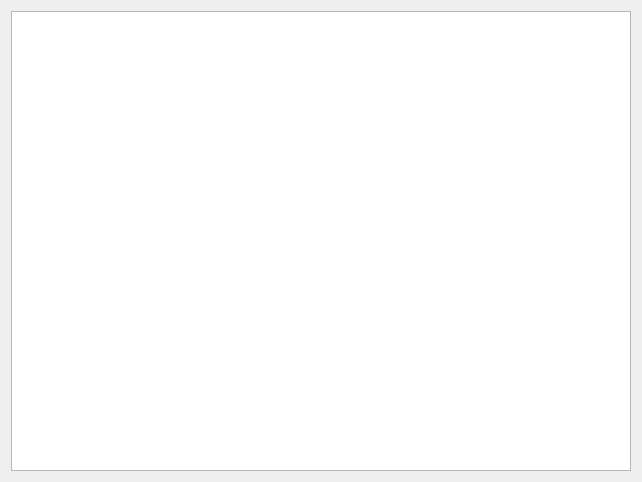
<?xml version="1.0" encoding="UTF-8"?>
<ui version="4.0">
 <class>Categories</class>
 <widget class="QDialog" name="Categories">
  <property name="geometry">
   <rect>
    <x>0</x>
    <y>0</y>
    <width>642</width>
    <height>482</height>
   </rect>
  </property>
  <property name="windowTitle">
   <string>Dialog</string>
  </property>
  <layout class="QVBoxLayout" name="verticalLayout">
   <item>
    <widget class="QTableView" name="tableView">
     <property name="sortingEnabled">
      <bool>true</bool>
     </property>
     <attribute name="horizontalHeaderShowSortIndicator" stdset="0">
      <bool>true</bool>
     </attribute>
     <attribute name="verticalHeaderVisible">
      <bool>false</bool>
     </attribute>
    </widget>
   </item>
  </layout>
 </widget>
 <resources/>
 <connections/>
</ui>
